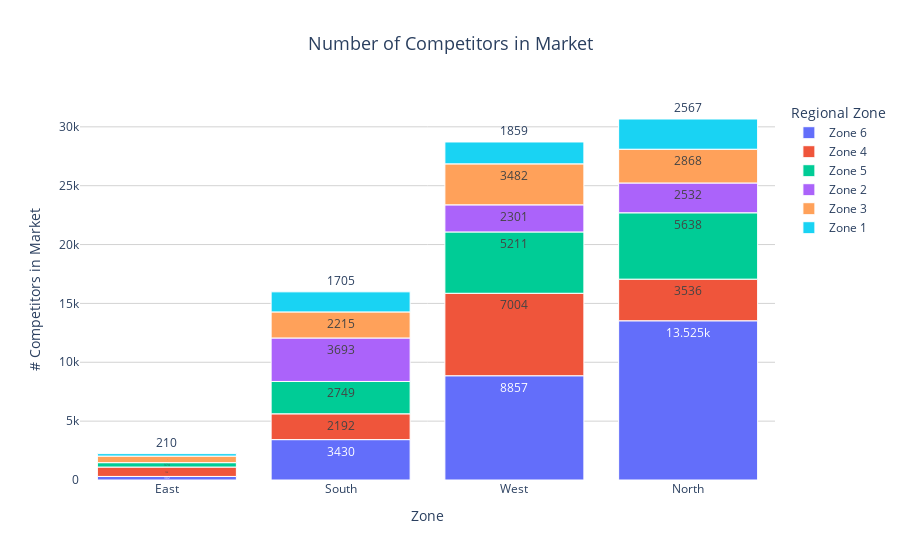

This figure's notebook cell:
### Markdown cell above
### Number of Competitors in Market

### Code cell
# Create the bar chart with a gradient color
fig = px.bar(comp_df, x="Zone", y="# Competitors in market", color="Regional Zone",
             title="Number of Competitors in Market",
             color_continuous_scale="Viridis")

# Customization options
fig.update_traces(marker_line_width=1, marker_line_color="white")  # Add white borders to bars
fig.update_layout(plot_bgcolor="white")  # Set background color
fig.update_xaxes(title="Zone", showgrid=False, categoryorder="total ascending")  # Customize x-axis
fig.update_yaxes(title="# Competitors in Market", showgrid=True, gridcolor="lightgray")  # Customize y-axis

# Add data labels
fig.update_traces(texttemplate='%{y}', textposition='outside', textfont=dict(size=12))

# Adjust legend and title
fig.update_layout(legend_title_text="Regional Zone")  # Customize the legend title
fig.update_layout(title_font_size=18, title_x=0.5)  # Adjust title size and position

# Show the chart
fig.show()

### Figure 1 — Plotly figure (JSON) as saved in the notebook; plotly's stock layout.template omitted (floating-point values rounded to 4 significant figures)
{"data": [{"alignmentgroup": "True", "hovertemplate": "Regional Zone=Zone 6<br>Zone=%{x}<br># Competitors in market=%{y}<extra></extra>", "legendgroup": "Zone 6", "marker": {"color": "#636efa", "line": {"color": "white", "width": 1}, "pattern": {"shape": ""}}, "name": "Zone 6", "offsetgroup": "Zone 6", "orientation": "v", "showlegend": true, "textfont": {"size": 12}, "textposition": "outside", "texttemplate": "%{y}", "type": "bar", "x": ["North", "West", "South", "East"], "xaxis": "x", "y": [13525, 8857, 3430, 302], "yaxis": "y"}, {"alignmentgroup": "True", "hovertemplate": "Regional Zone=Zone 4<br>Zone=%{x}<br># Competitors in market=%{y}<extra></extra>", "legendgroup": "Zone 4", "marker": {"color": "#EF553B", "line": {"color": "white", "width": 1}, "pattern": {"shape": ""}}, "name": "Zone 4", "offsetgroup": "Zone 4", "orientation": "v", "showlegend": true, "textfont": {"size": 12}, "textposition": "outside", "texttemplate": "%{y}", "type": "bar", "x": ["West", "North", "South", "East"], "xaxis": "x", "y": [7004, 3536, 2192, 798], "yaxis": "y"}, {"alignmentgroup": "True", "hovertemplate": "Regional Zone=Zone 5<br>Zone=%{x}<br># Competitors in market=%{y}<extra></extra>", "legendgroup": "Zone 5", "marker": {"color": "#00cc96", "line": {"color": "white", "width": 1}, "pattern": {"shape": ""}}, "name": "Zone 5", "offsetgroup": "Zone 5", "orientation": "v", "showlegend": true, "textfont": {"size": 12}, "textposition": "outside", "texttemplate": "%{y}", "type": "bar", "x": ["North", "West", "South", "East"], "xaxis": "x", "y": [5638, 5211, 2749, 374], "yaxis": "y"}, {"alignmentgroup": "True", "hovertemplate": "Regional Zone=Zone 2<br>Zone=%{x}<br># Competitors in market=%{y}<extra></extra>", "legendgroup": "Zone 2", "marker": {"color": "#ab63fa", "line": {"color": "white", "width": 1}, "pattern": {"shape": ""}}, "name": "Zone 2", "offsetgroup": "Zone 2", "orientation": "v", "showlegend": true, "textfont": {"size": 12}, "textposition": "outside", "texttemplate": "%{y}", "type": "bar", "x": ["South", "North", "West"], "xaxis": "x", "y": [3693, 2532, 2301], "yaxis": "y"}, {"alignmentgroup": "True", "hovertemplate": "Regional Zone=Zone 3<br>Zone=%{x}<br># Competitors in market=%{y}<extra></extra>", "legendgroup": "Zone 3", "marker": {"color": "#FFA15A", "line": {"color": "white", "width": 1}, "pattern": {"shape": ""}}, "name": "Zone 3", "offsetgroup": "Zone 3", "orientation": "v", "showlegend": true, "textfont": {"size": 12}, "textposition": "outside", "texttemplate": "%{y}", "type": "bar", "x": ["West", "North", "South", "East"], "xaxis": "x", "y": [3482, 2868, 2215, 557], "yaxis": "y"}, {"alignmentgroup": "True", "hovertemplate": "Regional Zone=Zone 1<br>Zone=%{x}<br># Competitors in market=%{y}<extra></extra>", "legendgroup": "Zone 1", "marker": {"color": "#19d3f3", "line": {"color": "white", "width": 1}, "pattern": {"shape": ""}}, "name": "Zone 1", "offsetgroup": "Zone 1", "orientation": "v", "showlegend": true, "textfont": {"size": 12}, "textposition": "outside", "texttemplate": "%{y}", "type": "bar", "x": ["North", "West", "South", "East"], "xaxis": "x", "y": [2567, 1859, 1705, 210], "yaxis": "y"}], "layout": {"barmode": "relative", "legend": {"title": {"text": "Regional Zone"}, "tracegroupgap": 0}, "plot_bgcolor": "white", "title": {"font": {"size": 18}, "text": "Number of Competitors in Market", "x": 0.5}, "xaxis": {"anchor": "y", "categoryorder": "total ascending", "domain": [0, 1], "showgrid": false, "title": {"text": "Zone"}}, "yaxis": {"anchor": "x", "domain": [0, 1], "gridcolor": "lightgray", "showgrid": true, "title": {"text": "# Competitors in Market"}}}}
